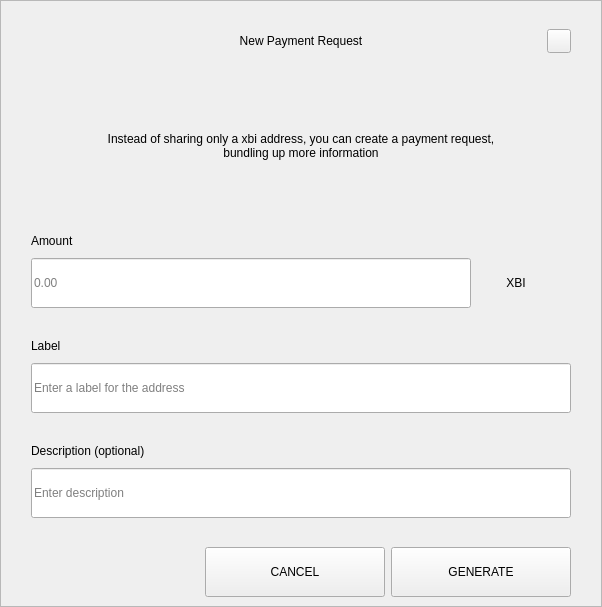
<?xml version="1.0" encoding="UTF-8"?>
<ui version="4.0">
 <class>RequestDialog</class>
 <widget class="QDialog" name="RequestDialog">
  <property name="geometry">
   <rect>
    <x>0</x>
    <y>0</y>
    <width>602</width>
    <height>607</height>
   </rect>
  </property>
  <property name="windowTitle">
   <string>Dialog</string>
  </property>
  <layout class="QVBoxLayout" name="verticalLayout_5">
   <property name="spacing">
    <number>0</number>
   </property>
   <property name="leftMargin">
    <number>0</number>
   </property>
   <property name="topMargin">
    <number>0</number>
   </property>
   <property name="rightMargin">
    <number>0</number>
   </property>
   <property name="bottomMargin">
    <number>0</number>
   </property>
   <item>
    <widget class="QFrame" name="frame">
     <property name="styleSheet">
      <string notr="true"/>
     </property>
     <property name="frameShape">
      <enum>QFrame::StyledPanel</enum>
     </property>
     <property name="frameShadow">
      <enum>QFrame::Raised</enum>
     </property>
     <layout class="QVBoxLayout" name="verticalLayout_4" stretch="1,0,0">
      <property name="spacing">
       <number>0</number>
      </property>
      <property name="leftMargin">
       <number>30</number>
      </property>
      <property name="topMargin">
       <number>20</number>
      </property>
      <property name="rightMargin">
       <number>30</number>
      </property>
      <property name="bottomMargin">
       <number>0</number>
      </property>
      <item>
       <layout class="QHBoxLayout" name="horizontalLayout_3">
        <property name="spacing">
         <number>0</number>
        </property>
        <item>
         <spacer name="horizontalSpacer_21">
          <property name="orientation">
           <enum>Qt::Horizontal</enum>
          </property>
          <property name="sizeHint" stdset="0">
           <size>
            <width>40</width>
            <height>20</height>
           </size>
          </property>
         </spacer>
        </item>
        <item>
         <widget class="QLabel" name="labelTitle">
          <property name="minimumSize">
           <size>
            <width>0</width>
            <height>40</height>
           </size>
          </property>
          <property name="maximumSize">
           <size>
            <width>16777215</width>
            <height>40</height>
           </size>
          </property>
          <property name="styleSheet">
           <string notr="true">padding-left:24px;</string>
          </property>
          <property name="text">
           <string>New Payment Request</string>
          </property>
          <property name="alignment">
           <set>Qt::AlignCenter</set>
          </property>
          <property name="margin">
           <number>7</number>
          </property>
         </widget>
        </item>
        <item>
         <spacer name="horizontalSpacer">
          <property name="orientation">
           <enum>Qt::Horizontal</enum>
          </property>
          <property name="sizeHint" stdset="0">
           <size>
            <width>40</width>
            <height>20</height>
           </size>
          </property>
         </spacer>
        </item>
        <item>
         <widget class="QPushButton" name="btnEsc">
          <property name="minimumSize">
           <size>
            <width>24</width>
            <height>24</height>
           </size>
          </property>
          <property name="maximumSize">
           <size>
            <width>24</width>
            <height>24</height>
           </size>
          </property>
          <property name="focusPolicy">
           <enum>Qt::NoFocus</enum>
          </property>
          <property name="text">
           <string/>
          </property>
         </widget>
        </item>
       </layout>
      </item>
      <item>
       <widget class="QStackedWidget" name="stack">
        <property name="minimumSize">
         <size>
          <width>540</width>
          <height>0</height>
         </size>
        </property>
        <property name="maximumSize">
         <size>
          <width>540</width>
          <height>16777215</height>
         </size>
        </property>
        <property name="currentIndex">
         <number>0</number>
        </property>
        <widget class="QWidget" name="page_1">
         <property name="minimumSize">
          <size>
           <width>540</width>
           <height>0</height>
          </size>
         </property>
         <property name="maximumSize">
          <size>
           <width>540</width>
           <height>16777215</height>
          </size>
         </property>
         <layout class="QVBoxLayout" name="layout1">
          <property name="spacing">
           <number>0</number>
          </property>
          <property name="leftMargin">
           <number>0</number>
          </property>
          <property name="topMargin">
           <number>0</number>
          </property>
          <property name="rightMargin">
           <number>0</number>
          </property>
          <property name="bottomMargin">
           <number>0</number>
          </property>
          <item>
           <spacer name="verticalSpacer_21">
            <property name="orientation">
             <enum>Qt::Vertical</enum>
            </property>
            <property name="sizeType">
             <enum>QSizePolicy::Fixed</enum>
            </property>
            <property name="sizeHint" stdset="0">
             <size>
              <width>20</width>
              <height>30</height>
             </size>
            </property>
           </spacer>
          </item>
          <item alignment="Qt::AlignHCenter">
           <widget class="QLabel" name="labelMessage">
            <property name="minimumSize">
             <size>
              <width>400</width>
              <height>50</height>
             </size>
            </property>
            <property name="text">
             <string>Instead of sharing only a xbi address, you can create a payment request, bundling up more information</string>
            </property>
            <property name="alignment">
             <set>Qt::AlignCenter</set>
            </property>
            <property name="wordWrap">
             <bool>true</bool>
            </property>
           </widget>
          </item>
          <item alignment="Qt::AlignBottom">
           <widget class="QWidget" name="containerAmount" native="true">
            <layout class="QVBoxLayout" name="verticalLayout">
             <property name="spacing">
              <number>9</number>
             </property>
             <property name="leftMargin">
              <number>0</number>
             </property>
             <property name="topMargin">
              <number>0</number>
             </property>
             <property name="rightMargin">
              <number>0</number>
             </property>
             <property name="bottomMargin">
              <number>0</number>
             </property>
             <item>
              <widget class="QLabel" name="labelSubtitleAmount">
               <property name="minimumSize">
                <size>
                 <width>350</width>
                 <height>16</height>
                </size>
               </property>
               <property name="maximumSize">
                <size>
                 <width>16777215</width>
                 <height>16</height>
                </size>
               </property>
               <property name="text">
                <string>Amount</string>
               </property>
              </widget>
             </item>
             <item alignment="Qt::AlignTop">
              <widget class="QWidget" name="layoutAmount" native="true">
               <layout class="QHBoxLayout" name="horizontalLayout" stretch="2,0">
                <property name="spacing">
                 <number>0</number>
                </property>
                <property name="leftMargin">
                 <number>0</number>
                </property>
                <property name="topMargin">
                 <number>0</number>
                </property>
                <property name="rightMargin">
                 <number>0</number>
                </property>
                <property name="bottomMargin">
                 <number>0</number>
                </property>
                <item>
                 <widget class="QLineEdit" name="lineEditAmount">
                  <property name="minimumSize">
                   <size>
                    <width>0</width>
                    <height>50</height>
                   </size>
                  </property>
                  <property name="maximumSize">
                   <size>
                    <width>16777215</width>
                    <height>50</height>
                   </size>
                  </property>
                  <property name="placeholderText">
                   <string notr="true">0.00</string>
                  </property>
                 </widget>
                </item>
                <item>
                 <widget class="QWidget" name="comboContainer" native="true">
                  <property name="minimumSize">
                   <size>
                    <width>100</width>
                    <height>50</height>
                   </size>
                  </property>
                  <property name="maximumSize">
                   <size>
                    <width>16777215</width>
                    <height>50</height>
                   </size>
                  </property>
                  <layout class="QHBoxLayout" name="horizontalLayout_31">
                   <property name="spacing">
                    <number>0</number>
                   </property>
                   <property name="leftMargin">
                    <number>0</number>
                   </property>
                   <property name="topMargin">
                    <number>0</number>
                   </property>
                   <property name="rightMargin">
                    <number>10</number>
                   </property>
                   <property name="bottomMargin">
                    <number>0</number>
                   </property>
                   <item>
                    <widget class="QLabel" name="comboBoxCoin">
                     <property name="text">
                      <string>XBI</string>
                     </property>
                     <property name="alignment">
                      <set>Qt::AlignCenter</set>
                     </property>
                    </widget>
                   </item>
                  </layout>
                 </widget>
                </item>
               </layout>
              </widget>
             </item>
            </layout>
           </widget>
          </item>
          <item>
           <spacer name="verticalSpacer_31">
            <property name="orientation">
             <enum>Qt::Vertical</enum>
            </property>
            <property name="sizeType">
             <enum>QSizePolicy::Fixed</enum>
            </property>
            <property name="sizeHint" stdset="0">
             <size>
              <width>20</width>
              <height>30</height>
             </size>
            </property>
           </spacer>
          </item>
          <item>
           <layout class="QVBoxLayout" name="verticalLayoutLabel">
            <property name="spacing">
             <number>9</number>
            </property>
            <item>
             <widget class="QLabel" name="labelSubtitleLabel">
              <property name="minimumSize">
               <size>
                <width>0</width>
                <height>16</height>
               </size>
              </property>
              <property name="maximumSize">
               <size>
                <width>16777215</width>
                <height>16</height>
               </size>
              </property>
              <property name="text">
               <string>Label</string>
              </property>
             </widget>
            </item>
            <item>
             <widget class="QLineEdit" name="lineEditLabel">
              <property name="minimumSize">
               <size>
                <width>0</width>
                <height>50</height>
               </size>
              </property>
              <property name="maximumSize">
               <size>
                <width>16777215</width>
                <height>50</height>
               </size>
              </property>
              <property name="placeholderText">
               <string>Enter a label for the address</string>
              </property>
             </widget>
            </item>
           </layout>
          </item>
          <item>
           <spacer name="verticalSpacer_34">
            <property name="orientation">
             <enum>Qt::Vertical</enum>
            </property>
            <property name="sizeType">
             <enum>QSizePolicy::Fixed</enum>
            </property>
            <property name="sizeHint" stdset="0">
             <size>
              <width>20</width>
              <height>30</height>
             </size>
            </property>
           </spacer>
          </item>
          <item>
           <layout class="QVBoxLayout" name="verticalLayoutDescription">
            <property name="spacing">
             <number>9</number>
            </property>
            <item>
             <widget class="QLabel" name="labelSubtitleDescription">
              <property name="minimumSize">
               <size>
                <width>0</width>
                <height>16</height>
               </size>
              </property>
              <property name="maximumSize">
               <size>
                <width>16777215</width>
                <height>16</height>
               </size>
              </property>
              <property name="text">
               <string>Description (optional)</string>
              </property>
             </widget>
            </item>
            <item>
             <widget class="QLineEdit" name="lineEditDescription">
              <property name="minimumSize">
               <size>
                <width>0</width>
                <height>50</height>
               </size>
              </property>
              <property name="maximumSize">
               <size>
                <width>16777215</width>
                <height>50</height>
               </size>
              </property>
              <property name="placeholderText">
               <string>Enter description</string>
              </property>
             </widget>
            </item>
            <item>
             <spacer name="verticalSpacer_4">
              <property name="orientation">
               <enum>Qt::Vertical</enum>
              </property>
              <property name="sizeType">
               <enum>QSizePolicy::Fixed</enum>
              </property>
              <property name="sizeHint" stdset="0">
               <size>
                <width>20</width>
                <height>20</height>
               </size>
              </property>
             </spacer>
            </item>
           </layout>
          </item>
         </layout>
        </widget>
        <widget class="QWidget" name="page_2">
         <layout class="QVBoxLayout" name="layout2">
          <item>
           <spacer name="verticalSpacer_5">
            <property name="orientation">
             <enum>Qt::Vertical</enum>
            </property>
            <property name="sizeType">
             <enum>QSizePolicy::Fixed</enum>
            </property>
            <property name="sizeHint" stdset="0">
             <size>
              <width>20</width>
              <height>50</height>
             </size>
            </property>
           </spacer>
          </item>
          <item alignment="Qt::AlignHCenter">
           <widget class="QLabel" name="labelQrImg">
            <property name="minimumSize">
             <size>
              <width>260</width>
              <height>260</height>
             </size>
            </property>
            <property name="maximumSize">
             <size>
              <width>260</width>
              <height>260</height>
             </size>
            </property>
            <property name="text">
             <string/>
            </property>
            <property name="alignment">
             <set>Qt::AlignCenter</set>
            </property>
           </widget>
          </item>
          <item>
           <spacer name="verticalSpacer_2">
            <property name="orientation">
             <enum>Qt::Vertical</enum>
            </property>
            <property name="sizeType">
             <enum>QSizePolicy::Fixed</enum>
            </property>
            <property name="sizeHint" stdset="0">
             <size>
              <width>20</width>
              <height>30</height>
             </size>
            </property>
           </spacer>
          </item>
          <item alignment="Qt::AlignHCenter">
           <widget class="QLabel" name="labelAddress">
            <property name="text">
             <string>D7VFR83SQbiezrW72hjcWJtcfip5krte2Z </string>
            </property>
           </widget>
          </item>
          <item>
           <spacer name="verticalSpacer_32">
            <property name="orientation">
             <enum>Qt::Vertical</enum>
            </property>
            <property name="sizeType">
             <enum>QSizePolicy::Expanding</enum>
            </property>
            <property name="sizeHint" stdset="0">
             <size>
              <width>20</width>
              <height>20</height>
             </size>
            </property>
           </spacer>
          </item>
          <item>
           <layout class="QHBoxLayout" name="horizontal">
            <property name="leftMargin">
             <number>20</number>
            </property>
            <property name="rightMargin">
             <number>20</number>
            </property>
            <property name="bottomMargin">
             <number>20</number>
            </property>
            <item>
             <spacer name="horizontalSpacer_4">
              <property name="orientation">
               <enum>Qt::Horizontal</enum>
              </property>
              <property name="sizeHint" stdset="0">
               <size>
                <width>40</width>
                <height>20</height>
               </size>
              </property>
             </spacer>
            </item>
            <item>
             <widget class="QPushButton" name="btnCopyAddress">
              <property name="minimumSize">
               <size>
                <width>180</width>
                <height>50</height>
               </size>
              </property>
              <property name="text">
               <string>COPY ADDRESS</string>
              </property>
             </widget>
            </item>
            <item>
             <widget class="QPushButton" name="btnCopyUrl">
              <property name="minimumSize">
               <size>
                <width>180</width>
                <height>50</height>
               </size>
              </property>
              <property name="text">
               <string>COPY URL</string>
              </property>
             </widget>
            </item>
            <item>
             <spacer name="horizontalSpacer_2">
              <property name="orientation">
               <enum>Qt::Horizontal</enum>
              </property>
              <property name="sizeHint" stdset="0">
               <size>
                <width>40</width>
                <height>20</height>
               </size>
              </property>
             </spacer>
            </item>
           </layout>
          </item>
         </layout>
        </widget>
       </widget>
      </item>
      <item>
       <widget class="QWidget" name="buttonsStack" native="true">
        <layout class="QHBoxLayout" name="horizontalLayout_5">
         <property name="leftMargin">
          <number>20</number>
         </property>
         <property name="rightMargin">
          <number>0</number>
         </property>
         <item>
          <spacer name="horizontalSpacer_41">
           <property name="orientation">
            <enum>Qt::Horizontal</enum>
           </property>
           <property name="sizeHint" stdset="0">
            <size>
             <width>40</width>
             <height>20</height>
            </size>
           </property>
          </spacer>
         </item>
         <item>
          <widget class="QPushButton" name="btnCancel">
           <property name="minimumSize">
            <size>
             <width>180</width>
             <height>50</height>
            </size>
           </property>
           <property name="focusPolicy">
            <enum>Qt::NoFocus</enum>
           </property>
           <property name="text">
            <string>CANCEL</string>
           </property>
          </widget>
         </item>
         <item>
          <widget class="QPushButton" name="btnSave">
           <property name="minimumSize">
            <size>
             <width>180</width>
             <height>50</height>
            </size>
           </property>
           <property name="focusPolicy">
            <enum>Qt::NoFocus</enum>
           </property>
           <property name="text">
            <string>GENERATE</string>
           </property>
          </widget>
         </item>
        </layout>
       </widget>
      </item>
     </layout>
    </widget>
   </item>
  </layout>
 </widget>
 <resources/>
 <connections/>
</ui>
